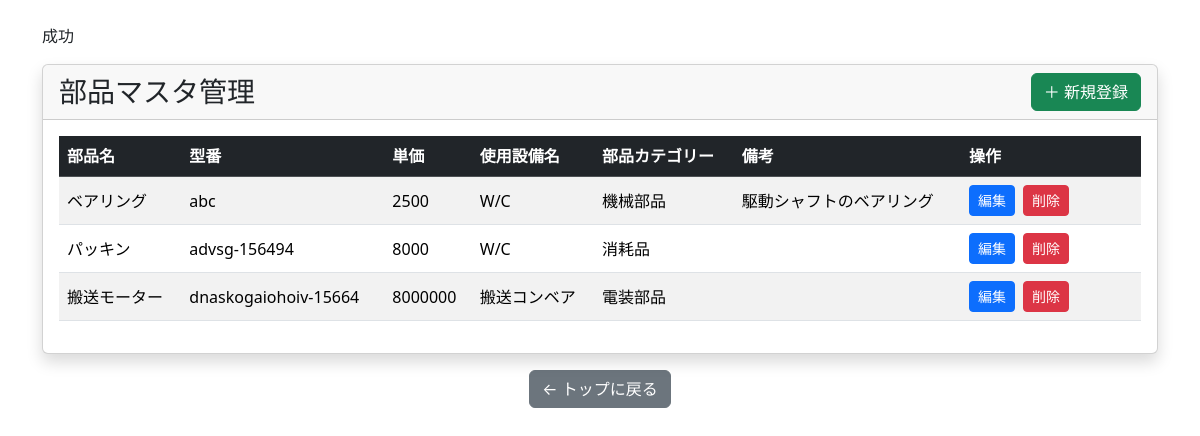
/parts/list.php (signed in), run on an earlier commit of the app's database.
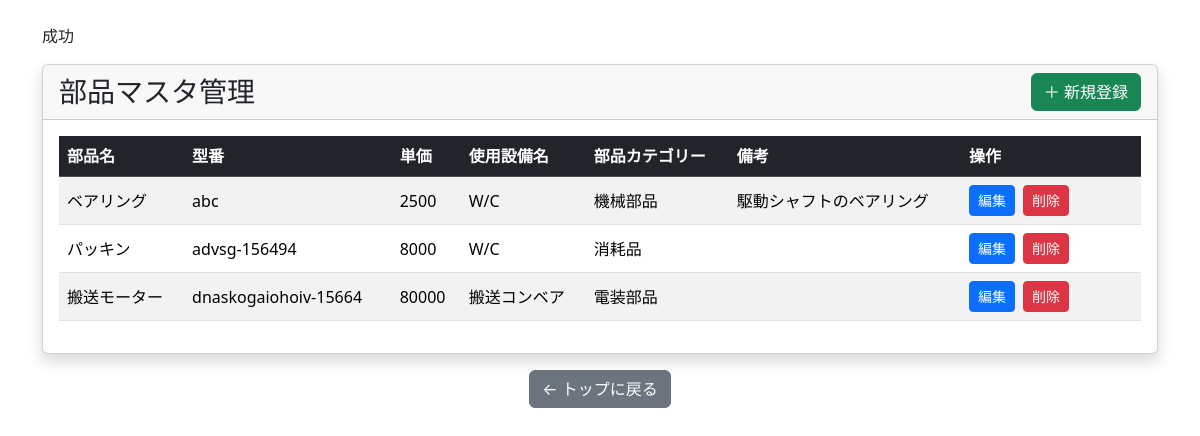
And on a later commit of the database.
### tables this page shows
CREATE TABLE `parts` (
  `id` int(11) NOT NULL,
  `part_name` varchar(255) NOT NULL,
  `equipment_id` int(11) DEFAULT NULL,
  `model_number` varchar(255) DEFAULT NULL,
  `price` int(11) DEFAULT NULL,
  `category_id` int(11) DEFAULT NULL,
  `memo` text DEFAULT NULL,
  `created_at` datetime NOT NULL
);

CREATE TABLE `equipment` (
  `id` int(11) NOT NULL,
  `equipment_name` varchar(255) NOT NULL,
  `supplier_id` int(11) DEFAULT NULL,
  `memo` text DEFAULT NULL,
  `created_at` datetime NOT NULL
);

CREATE TABLE `categories` (
  `id` int(11) NOT NULL,
  `name` varchar(100) NOT NULL
);

### config/function.php (called while the page is built, shortened)
<?php
function db_connect(){
    $dsn="mysql:host=".DB_HOST.";dbname=".DB_NAME.";charset=utf8mb4";
    $db=new PDO($dsn,DB_USER,DB_PASS);
    $db->setAttribute(PDO::ATTR_EMULATE_PREPARES,false);
    return $db;
}
function h($str)
{
    return htmlspecialchars($str, ENT_QUOTES, 'UTF-8');
}
function sql_get($s){
$db=db_connect();
$sql="$s";
$stmt=$db->prepare($sql);
return $stmt;
}

### parts/list.php (the view, shortened to what this page needs)
<?php
require_once __DIR__ . "/../config/function.php";
try {
    $sql="SELECT
    parts.id,
    parts.part_name,
    parts.equipment_id,
    parts.model_number,
    parts.price,
    parts.category_id,
    parts.memo,
    equipment.equipment_name,
    categories.name AS categories_name
FROM `parts`
INNER JOIN equipment ON parts.equipment_id = equipment.id
INNER JOIN categories ON parts.category_id = categories.id;";
    $stmt=sql_get($sql);
    $stmt->execute();
    $result=$stmt->fetchAll(PDO::FETCH_ASSOC);
} catch (PDOException $e) {
    exit("エラー" . $e->getMessage());
}
?>
<?php include __DIR__ . "/../config/page_head.php"; ?>
<body>
    <main class="container mt-4">
        <?php include __DIR__ . "/../config/err_and_msg.php"; ?>
        <div class="card shadow">
            <div class="card-header d-flex justify-content-between align-items-center">
                <h3 class="mb-0">部品マスタ管理</h3>
                <a href="./create.php" class="btn btn-success">
                    ＋ 新規登録
                </a>
            </div>
            <div class="card-body">
                <table class="table table-striped table-hover align-middle">
                    <thead class="table-dark">
                        <tr>
                            <th>部品名</th>
                            <th>型番</th>
                            <th>単価</th>
                            <th>使用設備名</th>
                            <th>部品カテゴリー</th>
                            <th>備考</th>
                            <th style="width:180px;">操作</th>
                        </tr>
                    </thead>
                    <tbody>
                        <?php foreach ($result as $row): ?>
                            <tr>
                                <td>
                                    <?= h($row["part_name"]) ?>
                                </td>
                                <td>
                                    <?= h($row["model_number"]) ?>
                                </td>
                                <td>
                                    <?= h($row["price"]) ?>
                                </td>
                                 <td>
                                    <?= h($row["equipment_name"]) ?>
                                </td>
                                <td>
                                    <?= h($row["categories_name"]) ?>
                                </td>
                                 <td>
                                    <?= h($row["memo"]) ?>
                                </td>
                                <td>
                                    <div class="d-flex gap-2">
                                        <form action="./edit.php" method="post">
                                            <button class="btn btn-sm btn-primary">編集</button>
                                        </form>
                                        <form action="./delete.php" method="post"
                                            onsubmit="return confirm('削除しますか？');">
                                            <button class="btn btn-sm btn-danger">削除</button>
                                        </form>
                                    </div>
                                </td>
                            </tr>
                        <?php endforeach; ?>
                    </tbody>
                </table>
            </div>
        </div>
        <div class="text-center mt-3">
            <a href="../index.php" class="btn btn-secondary">
                ← トップに戻る
            </a>
        </div>
    </main>
</body>

What changed in the data, as far as the page shows it:
changed parts "搬送モーター": price "8000000" → "80000"
